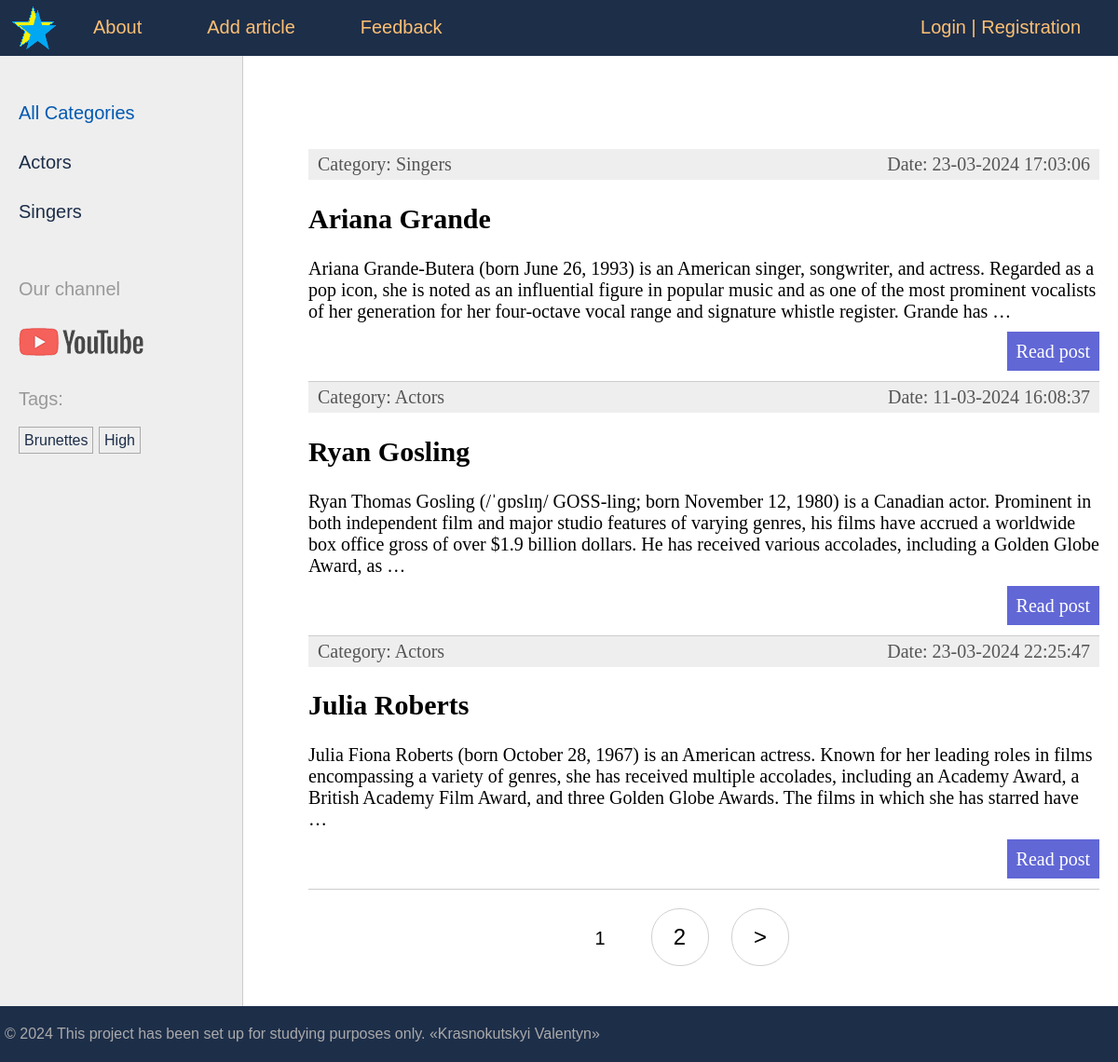
The app's page /, older data.
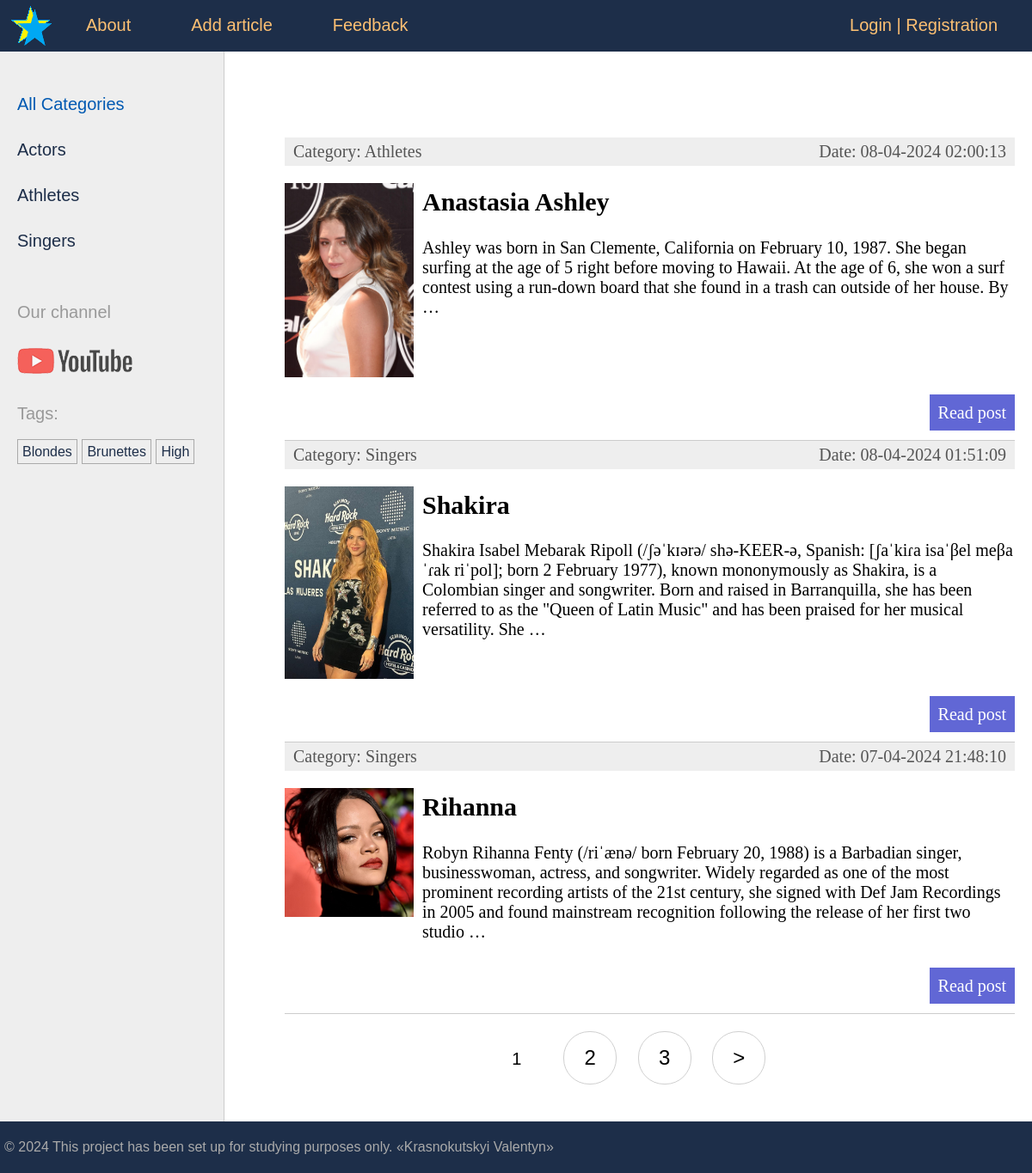
The same page, newer data.
### stars/models.py (models this page shows, shortened)
class Category(models.Model):
    name = models.CharField(max_length=100, db_index=True, verbose_name='Category')  # Name of the category
    slug = models.SlugField(max_length=255, unique=True, db_index=True)  # Unique slug for URLs
    class Meta:
        verbose_name = 'Category'
        verbose_name_plural = 'Categories'
    def get_absolute_url(self):
        return reverse('category', kwargs={'cat_slug': self.slug})  # URL pattern for accessing a category detail view

class TagPost(models.Model):
    tag = models.CharField(max_length=100, db_index=True)  # Tag name
    slug = models.SlugField(max_length=255, unique=True, db_index=True)  # Unique slug for URLs
    def get_absolute_url(self):
        return reverse('tag', kwargs={'tag_slug': self.slug})  # URL pattern for accessing a tag detail view

class Stars(models.Model):
    class Status(models.IntegerChoices):
        DRAFT = 0, 'Draft'
        PUBLISHED = 1, 'Published'
    title = models.CharField(max_length=255, verbose_name='Title', validators=[
        MinLengthValidator(1, message='Minimum 1 characters'),
        MaxLengthValidator(50, message='Maximum 50 characters'),
                            ])  # Title of the star
    slug = models.SlugField(max_length=255, db_index=True, unique=True, verbose_name='Slug', validators=[
        MinLengthValidator(1, message='Minimum 1 characters'),
        MaxLengthValidator(50, message='Maximum 50 characters'),
                            ])  # Unique slug for URLs
    photo = models.ImageField(upload_to="photos/%Y/%m/%d/", default=None, blank=True, null=True, verbose_name="Photo")
    content = models.TextField(blank=True, verbose_name='Article text')  # Content of the star
    time_create = models.DateTimeField(auto_now_add=True, verbose_name='Time create')  # Date and time of creation
    time_update = models.DateTimeField(auto_now=True, verbose_name="Update time")  # Date and time of last update
    is_published = models.BooleanField(choices=tuple(map(lambda x: (bool(x[0]), x[1]), Status.choices)),
                                       default=Status.DRAFT, verbose_name='Status')  # Status of publication
    cat = models.ForeignKey('Category', on_delete=models.PROTECT, related_name='posts',
                            verbose_name='Category')  # Category of the star
    tags = models.ManyToManyField('TagPost', blank=True, related_name='tags',
                                  verbose_name='Tags')  # Tags associated with the star
    spouse = models.OneToOneField('Spouse', on_delete=models.SET_NULL,
                                  null=True, blank=True, related_name='star',
                                  verbose_name='Spouse')  # Spouse of the star
    objects = models.Manager()
    published = PublishedModel()  # Custom manager for published stars
    class Meta:
        verbose_name = 'Star'
        verbose_name_plural = 'Stars'
        ordering = ['-time_create']  # Ordering stars by creation time in descending order
        indexes = [
            models.Index(fields=['-time_create']),  # Index for faster querying by creation time
        ]
    def get_absolute_url(self):
        return reverse('post', kwargs={'post_slug': self.slug})  # URL pattern for accessing a star detail view

### stars/views.py (the view)
# urls.py: path('', views.StarsHome.as_view(), name='home'),  # http://127.0.0.1:8000
class StarsHome(DataMixin, ListView):  # View for displaying the main page
    template_name = 'stars/index.html'  # Template name
    context_object_name = 'posts'  # Context variable name
    title_page = 'Main page'
    cat_selected = 0
    def get_queryset(self):  # Get objects to display on the page
        return Stars.published.all().select_related('cat')  # All published articles

### stars/models.py (called while the page is built)
    def get_queryset(self):
        return super().get_queryset().filter(is_published=Stars.Status.PUBLISHED)

### stars/templatetags/stars_tags.py (called while the page is built)
@register.inclusion_tag('stars/list_categories.html')
def show_categories(cat_selected_id=0):
    cats = Category.objects.annotate(total=Count("posts")).filter(total__gt=0)
    return {"cats": cats, "cat_selected": cat_selected_id}

@register.inclusion_tag('stars/list_tags.html')
def show_all_tags():
    return {"tags": TagPost.objects.annotate(total=Count("tags")).filter(total__gt=0)}

### users/context_processors.py (called while the page is built)
def get_stars_context(request):
    return {'mainmenu': menu}

### stars/templates/stars/index.html (shortened to what this page needs)
{% extends 'base.html' %}
{% block content %}
<ul class="list-articles">
    {% for p in posts %}
    <li><div class="article-panel">
         <p class="first">Category: {{p.cat.name}}</p>
         <p class="last">Date: {{p.time_update|date:"d-m-Y H:i:s"}}</p>
        </div>
        {% if p.photo %}
                   <p ><img class="img-article-left thumb" src="{{p.photo.url}}"></p>
        {% endif %}
        <h2>{{p.title}}</h2>
        {% autoescape off %}
        {{p.content|linebreaks|truncatewords:50}}
        {% endautoescape %}
        <p class="link-read-post"><a href="{{ p.get_absolute_url }}">Read post</a></p>
    </li>
    {% endfor %}
</ul>
{% endblock %}
{% block navigation %}
{% if page_obj.has_other_pages %}
<nav class="list-pages">
    <ul>
        {% for p in paginator.page_range %}
            {% if page_obj.number == p %}
                <li class="page-num page-num-selected">{{ p }}</li>
            {% elif p >= page_obj.number|add:-2 and p <= page_obj.number|add:2  %}
                <li class="page-num">
                    <a href="?page={{ p }}">{{ p }}</a>
                </li>
            {% endif %}
        {% endfor %}
        {% if page_obj.has_next %}
        <li class="page-num">
            <a href="?page={{ page_obj.next_page_number }}">&gt;</a>
        </li>
        {% endif %}
    </ul>
</nav>
{% endif %}
{% endblock %}

### stars/templates/stars/list_categories.html
{% for cat in cats %}
         {% if cat.id == cat_selected %}
                   <li class="selected">{{cat.name}}</li>
         {% else %}
                   <li><a href="{{ cat.get_absolute_url }}">{{cat.name}}</a></li>
         {% endif %}
{% endfor %}

### stars/templates/stars/list_tags.html
{% if tags %}
    Tags:</p>
    <ul class="tags-list">
        {% for t in tags %}
        <li><a href="{{t.get_absolute_url}}">{{t.tag}}</a></li>
        {% endfor %}
    </ul>
{% endif %}

Row changes from the older to the newer data that the page shows:
no longer on this page (row edited): Stars: cat.name "Singers", time_update "23-03-2024 17:03:06", title "Ariana Grande", content "Ariana Grande-Butera (born June 26, 1993) is an American singer, songwriter, and actress. Regarded as a pop icon, she is noted as an influential figure in popular music and as one of the most prominent vocalists of her generation for her four-octave vocal range and signature whistle register. Grande has …"
no longer on this page (row edited): Stars: cat.name "Actors", time_update "11-03-2024 16:08:37", title "Ryan Gosling", content "Ryan Thomas Gosling (/ˈɡɒslɪŋ/ GOSS-ling; born November 12, 1980) is a Canadian actor. Prominent in both independent film and major studio features of varying genres, his films have accrued a worldwide box office gross of over $1.9 billion dollars. He has received various accolades, including a Golden Globe Award, as …"
no longer on this page (row edited): Stars: cat.name "Actors", time_update "23-03-2024 22:25:47", title "Julia Roberts", content "Julia Fiona Roberts (born October 28, 1967) is an American actress. Known for her leading roles in films encompassing a variety of genres, she has received multiple accolades, including an Academy Award, a British Academy Film Award, and three Golden Globe Awards. The films in which she has starred have …"
now on this page (row unchanged): Category: name "Athletes"
now on this page (row unchanged): TagPost: tag "Blondes"
added Stars: cat.name "Athletes", time_update "08-04-2024 02:00:13", photo (picture), title "Anastasia Ashley", content "Ashley was born in San Clemente, California on February 10, 1987. She began surfing at the age of 5 right before moving to Hawaii. At the age of 6, she won a surf contest using a run-down board that she found in a trash can outside of her house. By …"
added Stars: cat.name "Singers", time_update "08-04-2024 01:51:09", photo (picture), title "Shakira", content "Shakira Isabel Mebarak Ripoll (/ʃəˈkɪərə/ shə-KEER-ə, Spanish: [ʃaˈkiɾa isaˈβel meβaˈɾak riˈpol]; born 2 February 1977), known mononymously as Shakira, is a Colombian singer and songwriter. Born and raised in Barranquilla, she has been referred to as the \"Queen of Latin Music\" and has been praised for her musical versatility. She …"
added Stars: cat.name "Singers", time_update "07-04-2024 21:48:10", photo (picture), title "Rihanna", content "Robyn Rihanna Fenty (/riˈænə/ born February 20, 1988) is a Barbadian singer, businesswoman, actress, and songwriter. Widely regarded as one of the most prominent recording artists of the 21st century, she signed with Def Jam Recordings in 2005 and found mainstream recognition following the release of her first two studio …"
Text that changed along with them:
new list line: "3"
